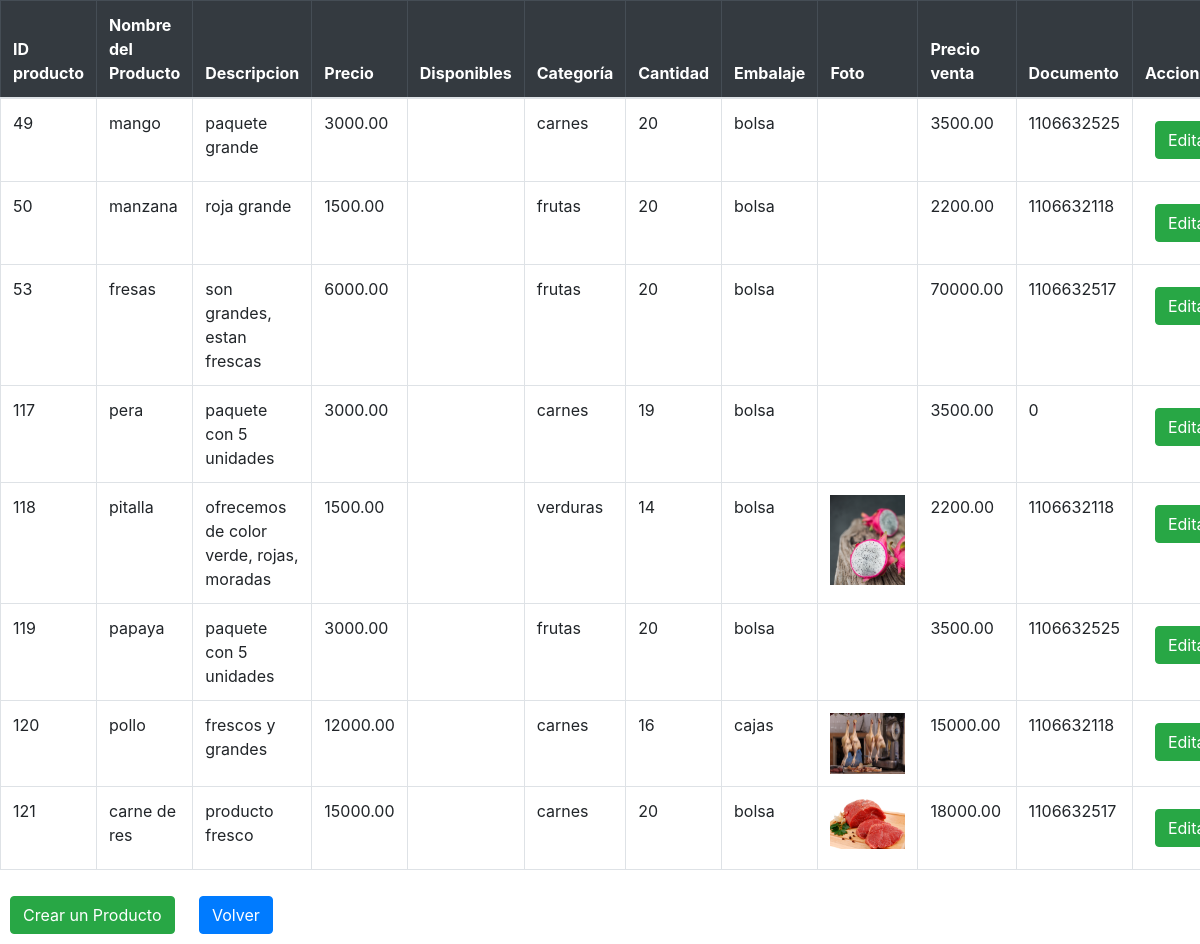
The page /views/models/admin/producto/producto.php (signed in) on the database its author committed.
### tables this page shows
CREATE TABLE `productos` (
  `id_producto` int(11) NOT NULL,
  `barcode` int(11) NOT NULL,
  `nom_produc` varchar(50) NOT NULL,
  `descrip` varchar(150) NOT NULL,
  `precio_compra` decimal(10,2) NOT NULL,
  `id_categoria` int(11) NOT NULL,
  `cantidad` smallint(5) NOT NULL,
  `id_embala` int(11) NOT NULL,
  `foto` varchar(255) NOT NULL,
  `precio_ven` decimal(10,2) NOT NULL,
  `documento` int(11) NOT NULL
);

### views/models/admin/producto/producto.php (the view, shortened to what this page needs)
<?php
$db = new database();
$conexion = $db->conectar();
$stm = $conexion->prepare("SELECT * FROM productos");
$stm->execute();
$productos = $stm->fetchAll(PDO::FETCH_ASSOC);
$stmCategorias = $conexion->prepare("SELECT id_categoria, categoria FROM categoria");
$stmCategorias->execute();
$categorias = $stmCategorias->fetchAll(PDO::FETCH_ASSOC);
$categoriasMap = [];
foreach ($categorias as $categoria) {
    $categoriasMap[$categoria['id_categoria']] = $categoria['categoria'];
}
$stmEmbalaje = $conexion->prepare("SELECT id_embala, embalaje FROM embalaje");
$stmEmbalaje->execute();
$embalajes = $stmEmbalaje->fetchAll(PDO::FETCH_ASSOC);
$embalajesMap = [];
foreach ($embalajes as $embalaje) {
    $embalajesMap[$embalaje['id_embala']] = $embalaje['embalaje'];
}
?>
<!DOCTYPE html>
<html lang="en">
<head>
    <link href="https://maxcdn.bootstrapcdn.com/bootstrap/4.5.2/css/bootstrap.min.css" rel="stylesheet">
</head>
<body>
<div class="table-responsive">
    <table class="table table-bordered">
        <thead class="table-dark">
            <tr>
                <th scope="col">ID producto</th>
                <th scope="col">Nombre del Producto</th>
                <th scope="col">Descripcion</th>
                <th scope="col">Precio</th>
                <th scope="col">Disponibles</th>
                <th scope="col">Categoría</th>
                <th scope="col">Cantidad</th>
                <th scope="col">Embalaje</th>
                <th scope="col">Foto</th>
                <th scope="col">Precio venta</th>
                <th scope="col">Documento</th>
                <th colspan="2">Acciones</th>
            </tr>
        </thead>
        <tbody>
            <?php foreach ($productos as $producto) { ?>
                <tr>
                    <td scope="row"><?php echo $producto['id_producto']; ?></td>
                    <td><?php echo $producto['nom_produc']; ?></td>
                    <td scope="row"><?php echo $producto['descrip']; ?></td>
                    <td><?php echo $producto['precio_compra']; ?></td>
                    <td scope="row"><?php echo $producto['disponibles']; ?></td>
                    <td><?php echo $categoriasMap[$producto['id_categoria']]; ?></td>
                    <td scope="row"><?php echo $producto['cantidad']; ?></td>
                    <td scope="row"><?php echo $embalajesMap[$producto['id_embala']]; ?></td>
                    <td><img src="../../../../assets/img/img_produc/<?= $producto["foto"] ?>" alt="" style="width: 75px;"></td>
                    <td scope="row"><?php echo $producto['precio_ven']; ?></td>
                    <td scope="row"><?php echo $producto['documento']; ?></td>
                    <td>
                        <a href="editar.php?id_producto=<?php echo $producto['id_producto']; ?> " class="btn btn-success btn-margin">Editar</a>
                    </td>
                </tr>
            <?php } ?>
        </tbody>
    </table>
    <a href="crear.php" class="btn btn-success btn-margin">Crear un Producto</a>
    <a href="../../../../views/models/admin/index-admin.php" class="btn btn-primary btn-margin">Volver</a>
</div>
</body>
</html>

### views/models/admin/producto/producto.php (style rules this page uses)
body { display: flex; justify-content: center; align-items: center; height: 100; margin: 0; }
.btn-margin { margin: 10px; }

### rows shown on the page
productos: id_producto "49", nom_produc "mango", descrip "paquete grande", precio_compra "3000.00", id_categoria "carnes", cantidad "20", id_embala "bolsa", precio_ven "3500.00", documento "1106632525"
productos: id_producto "50", nom_produc "manzana", descrip "roja grande", precio_compra "1500.00", id_categoria "frutas", cantidad "20", id_embala "bolsa", precio_ven "2200.00", documento "1106632118"
productos: id_producto "53", nom_produc "fresas", descrip "son grandes, estan frescas", precio_compra "6000.00", id_categoria "frutas", cantidad "20", id_embala "bolsa", precio_ven "70000.00", documento "1106632517"
productos: id_producto "117", nom_produc "pera", descrip "paquete con 5 unidades", precio_compra "3000.00", id_categoria "carnes", cantidad "19", id_embala "bolsa", precio_ven "3500.00", documento "0"
productos: id_producto "118", nom_produc "pitalla", descrip "ofrecemos de color verde, rojas, moradas", precio_compra "1500.00", id_categoria "verduras", cantidad "14", id_embala "bolsa", foto (picture), precio_ven "2200.00", documento "1106632118"
productos: id_producto "119", nom_produc "papaya", descrip "paquete con 5 unidades", precio_compra "3000.00", id_categoria "frutas", cantidad "20", id_embala "bolsa", precio_ven "3500.00", documento "1106632525"
productos: id_producto "120", nom_produc "pollo", descrip "frescos y grandes", precio_compra "12000.00", id_categoria "carnes", cantidad "16", id_embala "cajas", foto (picture), precio_ven "15000.00", documento "1106632118"
productos: id_producto "121", nom_produc "carne de res", descrip "producto fresco", precio_compra "15000.00", id_categoria "carnes", cantidad "20", id_embala "bolsa", foto (picture), precio_ven "18000.00", documento "1106632517"
